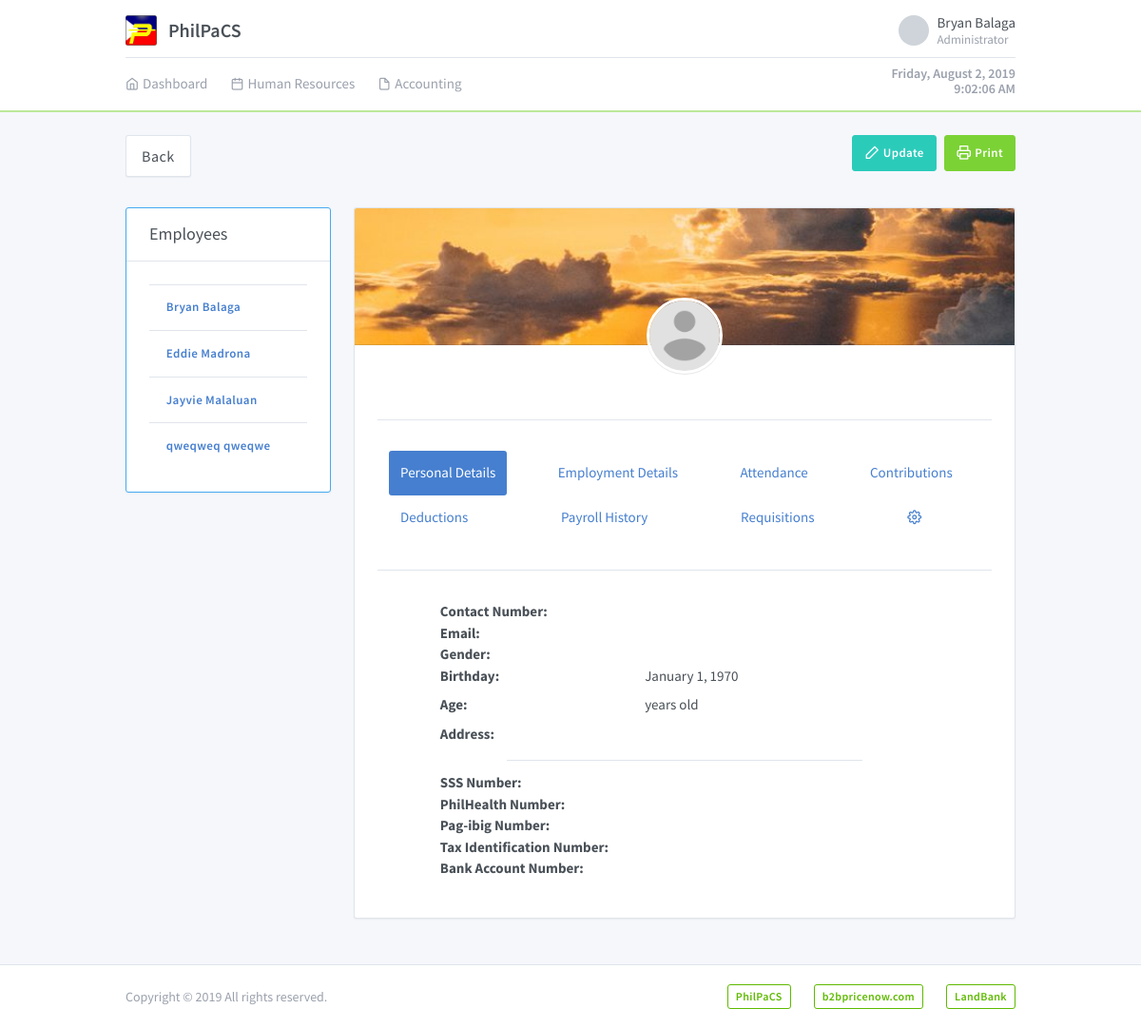
The page /system/employee.php?id=0 (signed in) on the database its author committed.
### tables this page shows
CREATE TABLE `personaldetailstbl` (
  `personalID` int(11) NOT NULL AUTO_INCREMENT,
  `firstName` varchar(50) NOT NULL,
  `middleName` varchar(50) DEFAULT NULL,
  `lastName` varchar(50) NOT NULL,
  `contactNumber` varchar(15) NOT NULL,
  `email` varchar(60) NOT NULL,
  `gender` tinyint(1) NOT NULL,
  `birthday` date NOT NULL,
  `age` int(3) NOT NULL,
  `photo` varchar(255) DEFAULT NULL,
  `status` tinyint(1) NOT NULL,
  PRIMARY KEY (`personalID`)
);

### models/Config.php (called while the page is built, shortened)
<?php
require_once 'Database.php';
class Config extends Database {
	protected $conn;
	public function __construct() {
		$database = new Database();
		$this->conn = $database->db_connection();
	}
	public function runQuery($sql) {
		$stmt = $this->conn->prepare($sql);
		return $stmt;
	}
}

### models/Database.php (called while the page is built, shortened)
<?php
class Database {
	private $host = "localhost";
	private $dbname = "philpacs";
	private $username = "root";
	private $password = "";
	public function db_connection(){
		try {
			$this->conn = new PDO("mysql:host=" . $this->host . ";dbname=" . $this->dbname, $this->username, $this->password);
			$this->conn->setAttribute(PDO::ATTR_ERRMODE, PDO::ERRMODE_EXCEPTION);
			return $this->conn;
		} catch (PDOException $e) {
			echo "Connection Error: " . $e->getMessage();
		}
	}
}

### includes/employee/employee.data.php (shortened to what this page needs)
<?php
  $id = $config->checkInput($_GET['id']);
  $stmt->execute(array(":personalID" => $id));
  $row = $stmt->fetch(PDO::FETCH_ASSOC);
  $personalID = $row['personalID'];
  $contact_number = $row['contactNumber'];
  $email = $row['email'];
  $gender = $row['gender'];
  $birthday = $row['birthday'];
  $birthday = date('F j, Y', strtotime($birthday));
  $age = $row['age'];
  $displayPicture = $row['profilePicture'];
  $address = $row['address'];
  $bankAccountNumber = $row['bankAccountNumber'];
  $sssNumber = $row['sssNumber'];
  $philhealthNumber = $row['philhealthNumber'];
  $pagibigNumber = $row['pagibigNumber'];
  $taxIdentificationNumber = $row['taxIdentificationNumber'];
?>
<div class="dimmer active">
  <div id="dimmer-content">
    <div class="row mb-4">
      <div class="col-md-12">
      <a class="btn btn-secondary btn-lg mb-4" href="./employee.php">Back</a>
      <a class="ml-2 float-right btn btn-lime" data-toggle="tooltip" title="Print" href="javascript:void(0)">
        <i class="fe fe-printer"></i> Print
      </a>
      <span class="float-right" data-toggle="tooltip" title="Update Employee Details">
        <a class="btn btn-teal" href="./employee.php?edit=<?=$personalID;?>">
          <i class="fe fe-edit-2"></i> Update
        </a>
      </span>
      </div>
    </div>
    <div class="row">
      <div class="col-md-3">
        <div class="card border-info">
          <div class="card-header">
            <h3 class="card-title">Employees</h3>
          </div>
          <div class="card-body">
          <table class="table table-sm datatable">
            <tbody>
              <?php
              $display = $config->runQuery("SELECT personalID, CONCAT (personaldetailstbl.firstName, ' ', personaldetailstbl.lastName) AS fullname
                                            FROM personaldetailstbl WHERE status=:status LIMIT 10");
              $display->execute(array(":status"=>1));
              while ($rows = $display->fetch(PDO::FETCH_ASSOC)) {
                ?>
                <tr>
                  <td>
                    <a href="./employee.php?id=<?=$rows['personalID'];?>" class="btn btn-link"><?=$rows['fullname'];?></a>
                  </td>
                </tr>
                <?php
              }
              ?>
            </tbody>
          </table>
          </div>
        </div>
      </div>
      <div class="col-md-9">
        <div class="card card-profile">
          <div class="card-header image-parallax"></div>
          <div class="card-body text-center">
            <img class="card-profile-img avatar avatar-xxl" src="<?php if ($displayPicture != "") { echo $displayPicture; } else { ?> ../assets/logo/image_placeholder.png <?php } ?>">
            <hr>
            <ul class='nav nav-pills mb-3 mt-3 flex-column flex-sm-row nav-justified' id='pills-tab' role='tablist'>
              <li class='nav-item flex-sm-fill'>
                <a class='nav-link active text-sm-center p-3' id='pills-personal-tab' data-toggle='pill' href='#pills-personal' role='tab' aria-controls='pills-personal' aria-selected='true'>Personal Details</a>
              </li>
              <li class='nav-item flex-sm-fill'>
                <a class='nav-link text-sm-center p-3' id='pills-employment-tab' data-toggle='pill' href='#pills-employment' role='tab' aria-controls='pills-employment' aria-selected='false'>Employment Details</a>
              </li>
              <li class='nav-item flex-sm-fill'>
                <a class='nav-link text-sm-center p-3' id='pills-attendance-tab' data-toggle='pill' href='#pills-attendance' role='tab' aria-controls='pills-attendance' aria-selected='false'>Attendance</a>
              </li>
              <li class='nav-item flex-sm-fill'>
                <a class='nav-link text-sm-center p-3' id='pills-contribution-tab' data-toggle='pill' href='#pills-contribution' role='tab' aria-controls='pills-contribution' aria-selected='false'>Contributions</a>
              </li>
              <li class='nav-item flex-sm-fill'>
                <a class='nav-link text-sm-center p-3' id='pills-deduction-tab' data-toggle='pill' href='#pills-deduction' role='tab' aria-controls='pills-deduction' aria-selected='false'>Deductions</a>
              </li>
              <li class='nav-item flex-sm-fill'>
                <a class='nav-link text-sm-center p-3' id='pills-salary-history-tab' data-toggle='pill' href='#pills-salary-history' role='tab' aria-controls='pills-salary-history' aria-selected='false'>Payroll History</a>
              </li>
              <li class='nav-item flex-sm-fill'>
                <a class='nav-link text-sm-center p-3' id='pills-requisition-tab' data-toggle='pill' href='#pills-requisition' role='tab' aria-controls='pills-requisition' aria-selected='false'>Requisitions</a>
              </li>
              <li class='nav-item flex-sm-fill'>
                <a class='nav-link text-sm-center p-3' id='pills-settings-tab' data-toggle='pill' href='#pills-settings' role='tab' aria-controls='pills-settings' aria-selected='false'><span class='fe fe-settings'></span></a>
              </li>
            </ul>
            <hr>
            <div class='tab-content mt-3 text-left' id='pills-tabContent'>
              <div class='tab-pane fade show active mb-3' id='pills-personal' role='tabpanel' aria-labelledby='pills-personal-tab'>
                <div class='container'>
                  <dl class='row'>
                    <dt class='offset-sm-1 col-sm-4'>Contact Number: </dt>
                      <dd class='col-sm-7'><?=$contact_number;?></dd>
                    <dt class='offset-sm-1 col-sm-4'>Email: </dt>
                      <dd class='col-sm-7'><?=$email;?></dd>
                    <dt class='offset-sm-1 col-sm-4'>Gender: </dt>
                      <dd class='col-sm-7'><?=$gender;?></dd>
                    <dt class='offset-sm-1 col-sm-4'>Birthday: </dt>
                      <dd class='col-sm-7'><?=$birthday;?></dd>
                    <dt class='offset-sm-1 col-sm-4'>Age: </dt>
                      <dd class='col-sm-7'><?=$age;?> years old</dd>
                    <dt class='offset-sm-1 col-sm-4'>Address: </dt>
                      <dd class='col-sm-7'><?=$address;?></dd>
                  </dl>
                  <div class='border-top' style='width: 60%; margin: 0 auto;'></div>
                  <dl class='row mt-3'>
                    <dt class='offset-sm-1 col-sm-4'>SSS Number: </dt>
                      <dd class='col-sm-7'><?=$sssNumber;?></dd>
                    <dt class='offset-sm-1 col-sm-4'>PhilHealth Number: </dt>
                      <dd class='col-sm-7'><?=$philhealthNumber;?></dd>
                    <dt class='offset-sm-1 col-sm-4'>Pag-ibig Number: </dt>
                      <dd class='col-sm-7'><?=$pagibigNumber;?></dd>
                    <dt class='offset-sm-1 col-sm-4'>Tax Identification Number: </dt>
                      <dd class='col-sm-7'><?=$taxIdentificationNumber;?></dd>
                    <dt class='offset-sm-1 col-sm-4'>Bank Account Number: </dt>
                      <dd class='col-sm-7'><?=$bankAccountNumber;?></dd>
                  </dl>
                </div>
              </div>
          </div>
        </div>
      </div>
    </div>
  </div>
</div>

### assets/css/style.css (style rules this page uses)
.image-parallax { background: url(../../assets/photos/tom-barrett-318952-1500.jpg); height: 20vh; background-size: cover; background-position: fixed; background-repeat: no-repeat; background-attachment: fixed; }

### rows shown on the page
personaldetailstbl: fullname "Bryan Balaga"
personaldetailstbl: fullname "Eddie Madrona"
personaldetailstbl: fullname "Jayvie Malaluan"
personaldetailstbl: fullname "qweqweq qweqwe"

### other values the page prints
$birthday "January 1, 1970"
